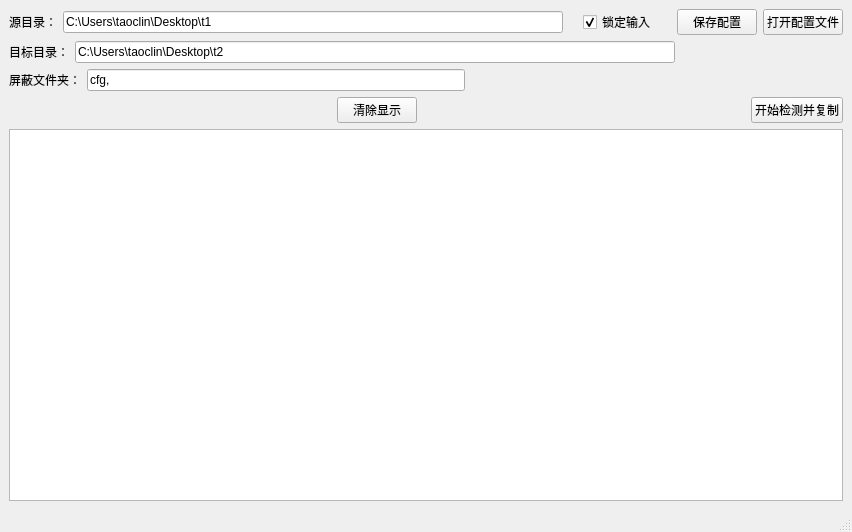
<?xml version="1.0" encoding="UTF-8"?>
<ui version="4.0">
 <class>MainWindow</class>
 <widget class="QMainWindow" name="MainWindow">
  <property name="geometry">
   <rect>
    <x>0</x>
    <y>0</y>
    <width>852</width>
    <height>532</height>
   </rect>
  </property>
  <property name="windowTitle">
   <string>ProComparison</string>
  </property>
  <widget class="QWidget" name="centralwidget">
   <layout class="QGridLayout" name="gridLayout_3">
    <item row="0" column="0">
     <layout class="QGridLayout" name="gridLayout">
      <item row="1" column="0">
       <layout class="QHBoxLayout" name="horizontalLayout_2">
        <item>
         <widget class="QLabel" name="label_2">
          <property name="text">
           <string>目标目录：</string>
          </property>
         </widget>
        </item>
        <item>
         <widget class="QLineEdit" name="Ledit_dest">
          <property name="sizePolicy">
           <sizepolicy hsizetype="Minimum" vsizetype="Fixed">
            <horstretch>0</horstretch>
            <verstretch>0</verstretch>
           </sizepolicy>
          </property>
          <property name="minimumSize">
           <size>
            <width>600</width>
            <height>0</height>
           </size>
          </property>
          <property name="text">
           <string>C:\Users\taoclin\Desktop\t2</string>
          </property>
         </widget>
        </item>
        <item>
         <spacer name="horizontalSpacer_2">
          <property name="orientation">
           <enum>Qt::Horizontal</enum>
          </property>
          <property name="sizeHint" stdset="0">
           <size>
            <width>40</width>
            <height>20</height>
           </size>
          </property>
         </spacer>
        </item>
       </layout>
      </item>
      <item row="3" column="0">
       <layout class="QHBoxLayout" name="horizontalLayout_3">
        <item>
         <spacer name="horizontalSpacer_5">
          <property name="orientation">
           <enum>Qt::Horizontal</enum>
          </property>
          <property name="sizeHint" stdset="0">
           <size>
            <width>40</width>
            <height>20</height>
           </size>
          </property>
         </spacer>
        </item>
        <item>
         <widget class="QPushButton" name="pbn_clear">
          <property name="text">
           <string>清除显示</string>
          </property>
         </widget>
        </item>
        <item>
         <spacer name="horizontalSpacer">
          <property name="orientation">
           <enum>Qt::Horizontal</enum>
          </property>
          <property name="sizeHint" stdset="0">
           <size>
            <width>40</width>
            <height>20</height>
           </size>
          </property>
         </spacer>
        </item>
        <item>
         <widget class="QPushButton" name="pbn_start">
          <property name="text">
           <string>开始检测并复制</string>
          </property>
         </widget>
        </item>
       </layout>
      </item>
      <item row="0" column="0">
       <layout class="QGridLayout" name="gridLayout_2">
        <item row="0" column="4">
         <spacer name="horizontalSpacer_3">
          <property name="orientation">
           <enum>Qt::Horizontal</enum>
          </property>
          <property name="sizeHint" stdset="0">
           <size>
            <width>40</width>
            <height>20</height>
           </size>
          </property>
         </spacer>
        </item>
        <item row="0" column="2">
         <spacer name="horizontalSpacer_4">
          <property name="orientation">
           <enum>Qt::Horizontal</enum>
          </property>
          <property name="sizeHint" stdset="0">
           <size>
            <width>40</width>
            <height>20</height>
           </size>
          </property>
         </spacer>
        </item>
        <item row="0" column="3">
         <widget class="QCheckBox" name="ckb_Lock">
          <property name="text">
           <string>锁定输入</string>
          </property>
          <property name="checked">
           <bool>true</bool>
          </property>
         </widget>
        </item>
        <item row="0" column="0">
         <widget class="QLabel" name="label">
          <property name="text">
           <string>源目录：</string>
          </property>
         </widget>
        </item>
        <item row="0" column="1">
         <widget class="QLineEdit" name="Ledit_src">
          <property name="enabled">
           <bool>true</bool>
          </property>
          <property name="sizePolicy">
           <sizepolicy hsizetype="Minimum" vsizetype="Fixed">
            <horstretch>0</horstretch>
            <verstretch>0</verstretch>
           </sizepolicy>
          </property>
          <property name="minimumSize">
           <size>
            <width>500</width>
            <height>0</height>
           </size>
          </property>
          <property name="text">
           <string>C:\Users\taoclin\Desktop\t1</string>
          </property>
         </widget>
        </item>
        <item row="0" column="6">
         <widget class="QPushButton" name="pushButton">
          <property name="text">
           <string>打开配置文件</string>
          </property>
         </widget>
        </item>
        <item row="0" column="5">
         <widget class="QPushButton" name="pbn_save">
          <property name="text">
           <string>保存配置</string>
          </property>
         </widget>
        </item>
       </layout>
      </item>
      <item row="4" column="0">
       <widget class="QTextBrowser" name="tbo_show"/>
      </item>
      <item row="2" column="0">
       <layout class="QHBoxLayout" name="horizontalLayout">
        <item>
         <widget class="QLabel" name="label_3">
          <property name="text">
           <string>屏蔽文件夹：</string>
          </property>
         </widget>
        </item>
        <item>
         <widget class="QLineEdit" name="ledit_shield">
          <property name="text">
           <string>cfg,</string>
          </property>
         </widget>
        </item>
        <item>
         <spacer name="horizontalSpacer_6">
          <property name="orientation">
           <enum>Qt::Horizontal</enum>
          </property>
          <property name="sizeHint" stdset="0">
           <size>
            <width>40</width>
            <height>20</height>
           </size>
          </property>
         </spacer>
        </item>
       </layout>
      </item>
     </layout>
    </item>
   </layout>
  </widget>
  <widget class="QMenuBar" name="menubar">
   <property name="geometry">
    <rect>
     <x>0</x>
     <y>0</y>
     <width>852</width>
     <height>23</height>
    </rect>
   </property>
  </widget>
  <widget class="QStatusBar" name="statusbar"/>
 </widget>
 <resources/>
 <connections/>
</ui>
